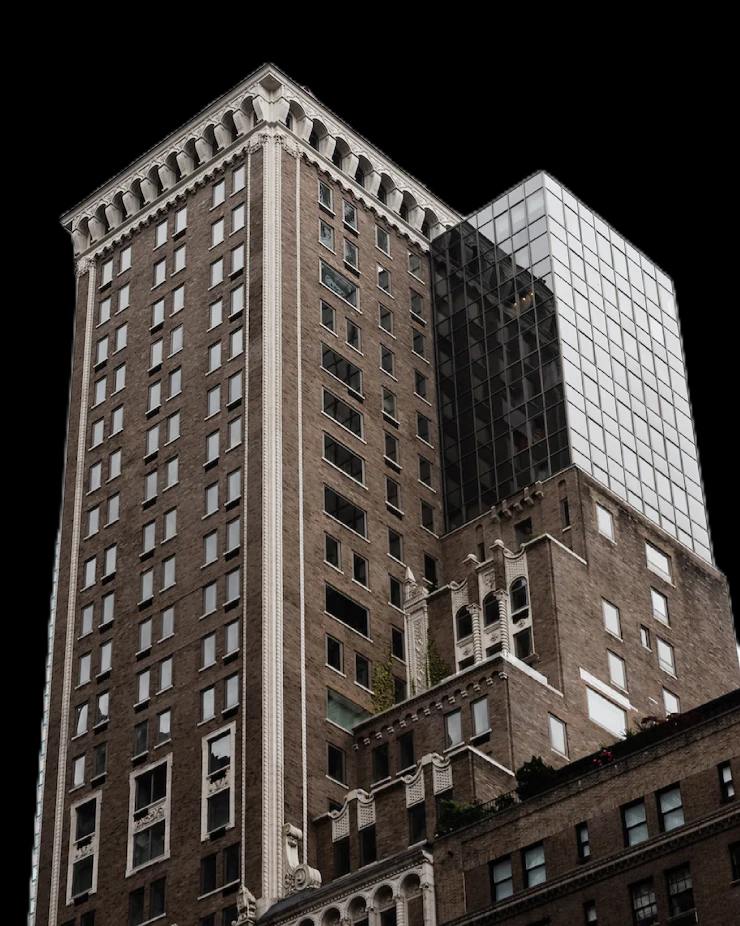
#> input picture public/T1.png, 740 x 926 px
$ python Cv.py
#> lines starting #> are read from the running program, lines starting #| are printed output that depends on the picture
import cv2
import numpy as np
import os

# --- SETTINGS ---
SCENE_DUR = 6          # seconds
FPS = 60
FRAME_COUNT = SCENE_DUR * FPS
WIDTH, HEIGHT = 1920, 1080
OUT_VIDEO = "public/out_parallax_cv.mp4"

# Ensure output dir exists
os.makedirs("public", exist_ok=True)

# --- LOAD IMAGES ---
# Each layer should be a PNG with alpha channel
layers = {
    "BG": cv2.imread("public/T1.png", cv2.IMREAD_UNCHANGED),
    "MG": cv2.imread("public/T2.png", cv2.IMREAD_UNCHANGED),
    "FG": cv2.imread("public/T3.png", cv2.IMREAD_UNCHANGED),
    "House": cv2.imread("public/House.png", cv2.IMREAD_UNCHANGED),
    "P1": cv2.imread("public/P1.png", cv2.IMREAD_UNCHANGED),
    "P5": cv2.imread("public/P5.png", cv2.IMREAD_UNCHANGED),
    "P9": cv2.imread("public/P9.png", cv2.IMREAD_UNCHANGED),
    "Pole": cv2.imread("public/Pole1.png", cv2.IMREAD_UNCHANGED),
}
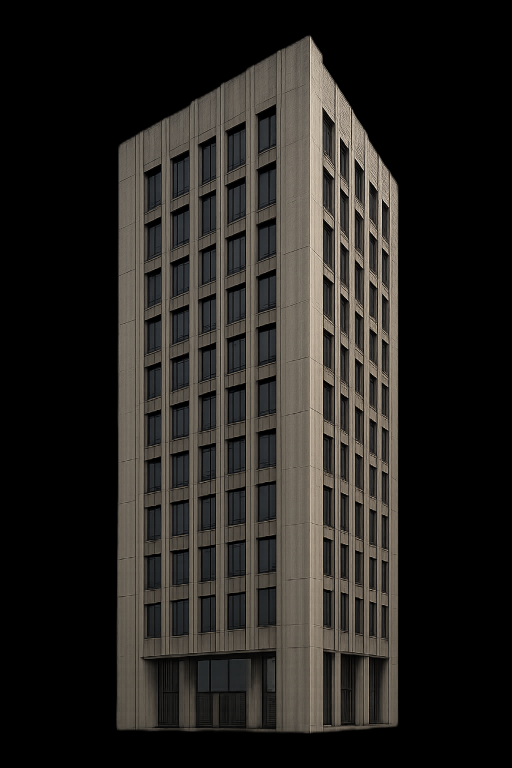
#> input picture public/T2.png, 1024 x 1536 px (shown at 1/2 size)
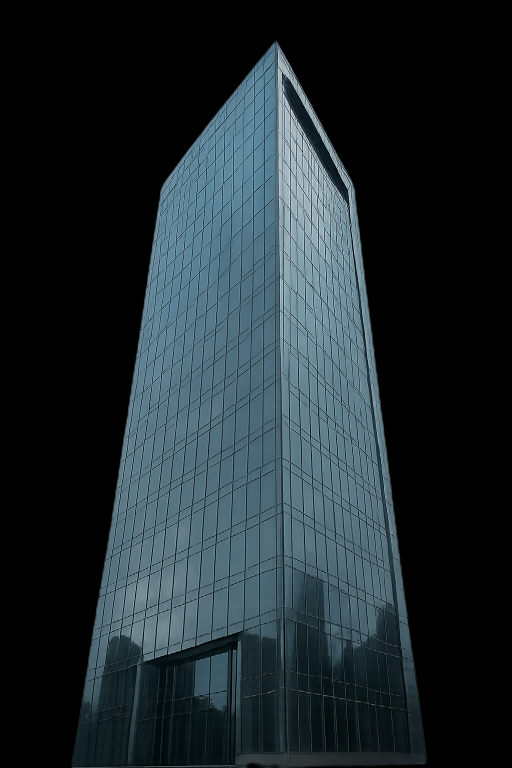
#> input picture public/T3.png, 1024 x 1536 px (shown at 1/2 size)
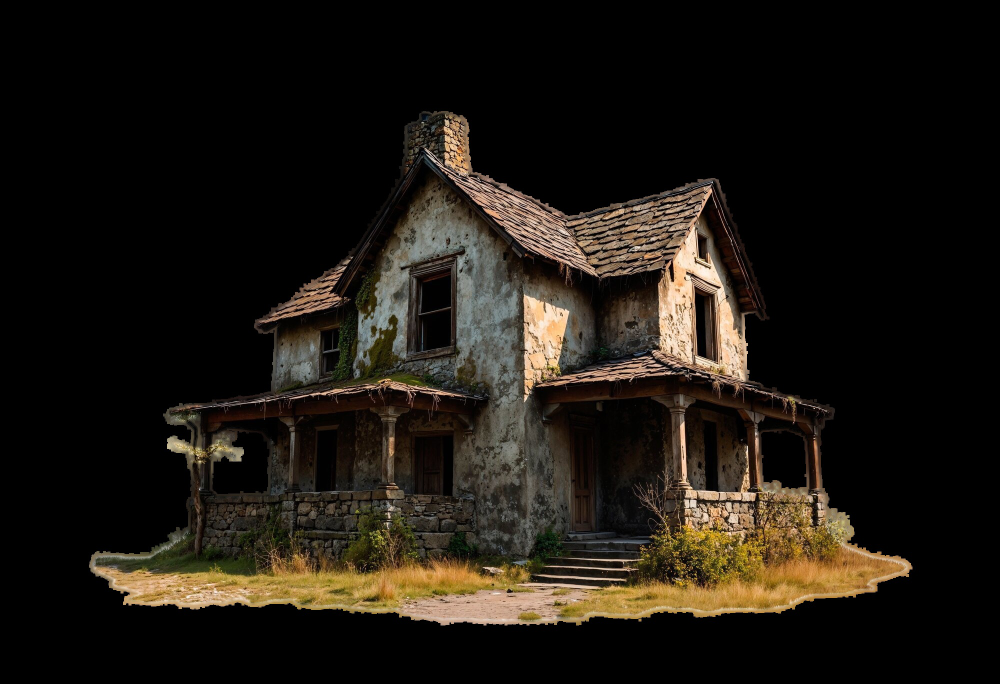
#> input picture public/House.png, 2000 x 1368 px (shown at 1/2 size)
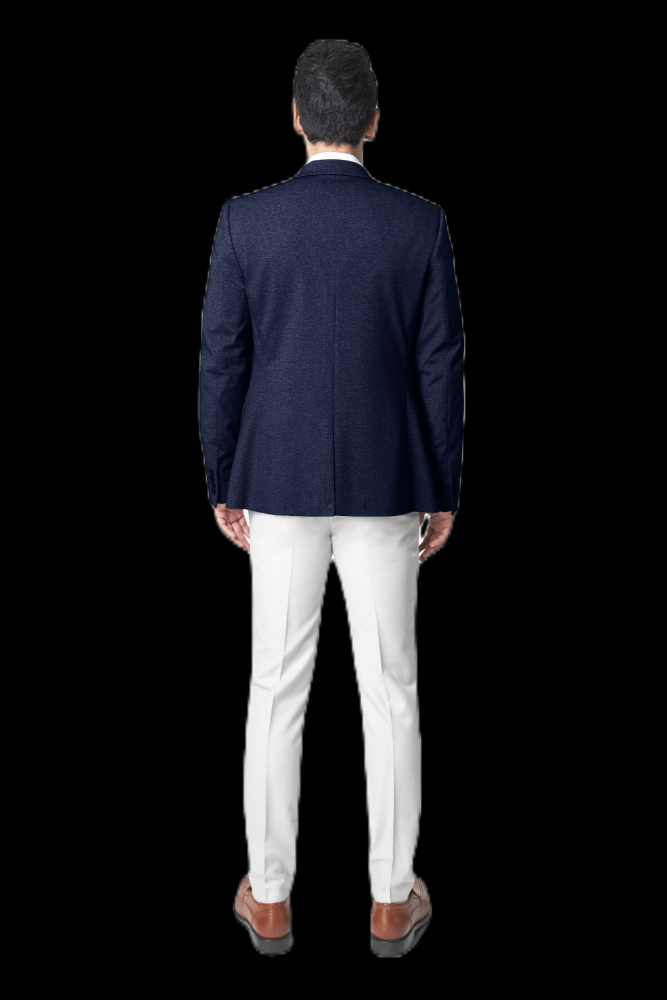
#> input picture public/P1.png, 2666 x 4000 px (shown at 1/4 size)
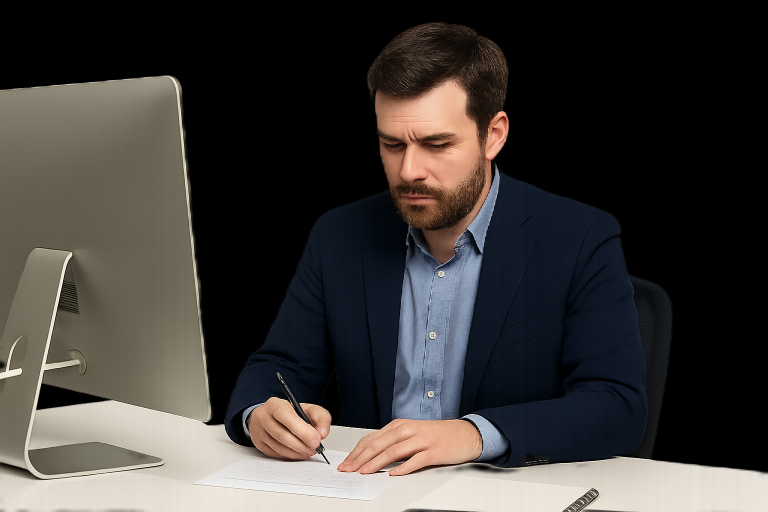
#> input picture public/P9.png, 1536 x 1024 px (shown at 1/2 size)

# Optional: Load cloud video layers
#> (the run stopped early here; a loop or call above may not have finished)
